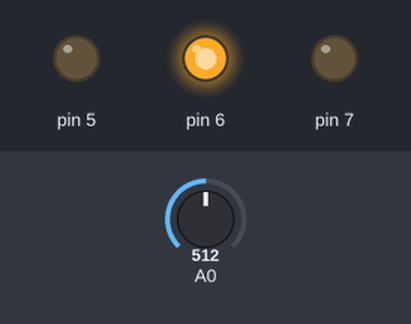
Recording of a sketch running on a simulated Arduino Uno, built with avr-gcc and run on an emulated ATmega328P. Shown: output pins drawn as LEDs (lit = HIGH). Dashed ring = blinking. Inputs (shaded band) come from the test bench; at power-on: A0 = 512.

Above: at 1.2 s.
1.3 s: A0 set to 624
2.8 s: A0 set to 648
At 3.3 s:
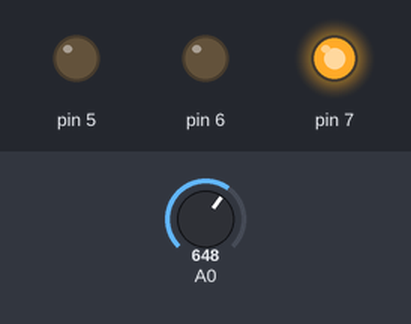
4.3 s: A0 set to 886
5.8 s: A0 set to 915
At 7.2 s:
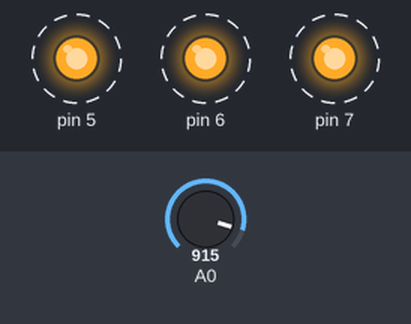
8.8 s: A0 set to 356
At 10.0 s:
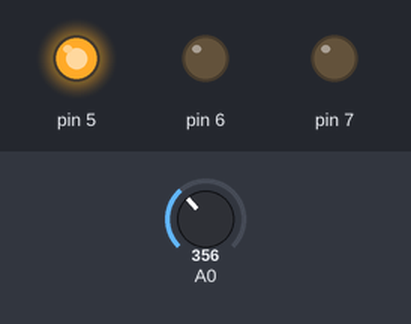
10.3 s: A0 set to 383
At 11.4 s:
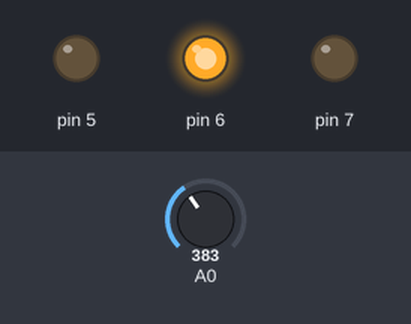
Timing chart, 0 to 12.8 s (numbered marks = the images above; inputs shaded):
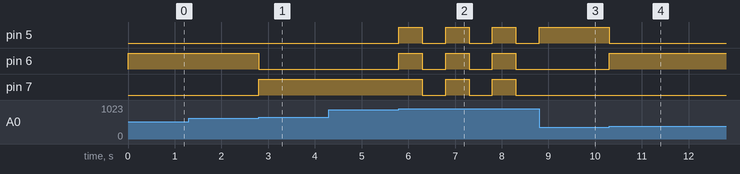

Measured:
- the behaviour switches between 632 and 633 on A0 (found by bisection; images 0 and 1)
- the behaviour switches between 899 and 900 on A0 (found by bisection; images 1 and 2)
- the behaviour switches between 366 and 367 on A0 (found by bisection; images 3 and 4)
- after the input at 1.3 s, every drawn part: stays the same
- after the input at 2.8 s, pin 6: HIGH → LOW at once; pin 7: LOW → HIGH at once
- after the input at 4.3 s, every drawn part: stays the same
- after the input at 5.8 s, pin 5, pin 6: alternates HIGH for 0.50 s and LOW for 0.50 s, starting at once; pin 7: alternates HIGH for 0.50 s and LOW for 0.50 s, starting after 0.50 s
- after the input at 8.8 s, pin 5: goes on until 8.8 s, then stays HIGH; pin 6, pin 7: stays LOW (without the input it goes to HIGH after 0.00 s)
- after the input at 10.3 s, pin 5: HIGH → LOW at once; pin 6: LOW → HIGH at once

The sketch:

hw1.ino
```cpp
void setup()
{
  pinMode(5, OUTPUT);
  pinMode(6, OUTPUT);
  pinMode(7, OUTPUT);
}


void loop()
{
  int pot = analogRead(A0);

  if ( pot <= 100 )
  {
    digitalWrite(5, HIGH);
    digitalWrite(6, HIGH);
    digitalWrite(7, HIGH);
    delay(500);
    digitalWrite(5, LOW);
    digitalWrite(6, LOW);
    digitalWrite(7, LOW);
    delay(500);
  }
  else if ( pot <= 366 )
  {
    digitalWrite(5, HIGH);
    digitalWrite(6, LOW);
    digitalWrite(7, LOW);
  }
  else if ( pot <= 632 )
  {
    digitalWrite(5, LOW);
    digitalWrite(6, HIGH);
    digitalWrite(7, LOW);
  }
  else if ( pot <= 899 )
  {
    digitalWrite(5, LOW);
    digitalWrite(6, LOW);
    digitalWrite(7, HIGH);
  }
  else
  {
    digitalWrite(5, HIGH);
    digitalWrite(6, HIGH);
    digitalWrite(7, HIGH);
    delay(500);
    digitalWrite(5, LOW);
    digitalWrite(6, LOW);
    digitalWrite(7, LOW);
    delay(500);
  }


}
```
